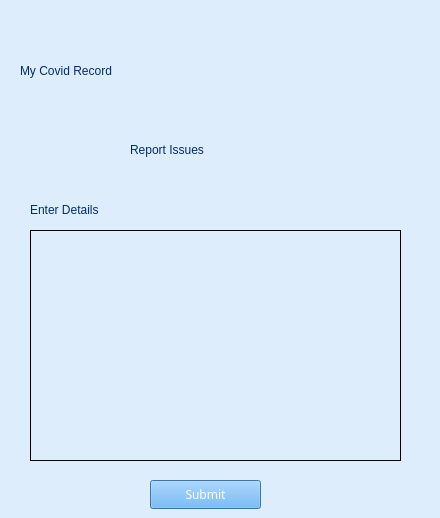
   <widget class="QWidget" name="reportPage">
    <property name="styleSheet">
     <string notr="true">background-color: rgb(221, 237, 251);</string>
    </property>
    <widget class="QLabel" name="myCovidRecordLabel_9">
     <property name="geometry">
      <rect>
       <x>20</x>
       <y>20</y>
       <width>211</width>
       <height>101</height>
      </rect>
     </property>
     <property name="styleSheet">
      <string notr="true">font: 700 16pt &quot;Fira Sans&quot;;
color: rgb(0, 46, 110);</string>
     </property>
     <property name="text">
      <string>My Covid Record</string>
     </property>
    </widget>
    <widget class="QLabel" name="topLogoLabel_2">
     <property name="geometry">
      <rect>
       <x>270</x>
       <y>40</y>
       <width>161</width>
       <height>81</height>
      </rect>
     </property>
     <property name="text">
      <string>&lt;html&gt;&lt;head/&gt;&lt;body&gt;&lt;p&gt;&lt;img src=&quot;:/IconsAndImages/MOHLOgo.svg&quot;/&gt;&lt;/p&gt;&lt;/body&gt;&lt;/html&gt;</string>
     </property>
    </widget>
    <widget class="QLabel" name="textLabel_2">
     <property name="geometry">
      <rect>
       <x>130</x>
       <y>140</y>
       <width>151</width>
       <height>20</height>
      </rect>
     </property>
     <property name="styleSheet">
      <string notr="true">font: 700 14pt &quot;Fira Sans&quot; rgb(85, 170, 255);
color: rgb(0, 46, 110);
</string>
     </property>
     <property name="text">
      <string>Report Issues</string>
     </property>
    </widget>
    <widget class="QTextEdit" name="textEdit">
     <property name="geometry">
      <rect>
       <x>30</x>
       <y>230</y>
       <width>371</width>
       <height>231</height>
      </rect>
     </property>
     <property name="frameShape">
      <enum>QFrame::Box</enum>
     </property>
     <property name="frameShadow">
      <enum>QFrame::Plain</enum>
     </property>
    </widget>
    <widget class="QLabel" name="textLabel_3">
     <property name="geometry">
      <rect>
       <x>30</x>
       <y>200</y>
       <width>151</width>
       <height>20</height>
      </rect>
     </property>
     <property name="styleSheet">
      <string notr="true">font: 700 12pt &quot;Fira Sans&quot; rgb(85, 170, 255);
color: rgb(0, 46, 110);
</string>
     </property>
     <property name="text">
      <string>Enter Details</string>
     </property>
    </widget>
    <widget class="QLabel" name="label">
     <property name="geometry">
      <rect>
       <x>370</x>
       <y>190</y>
       <width>31</width>
       <height>31</height>
      </rect>
     </property>
     <property name="text">
      <string>&lt;html&gt;&lt;head/&gt;&lt;body&gt;&lt;p&gt;&lt;img src=&quot;:/IconsAndImages/attachsquare.png&quot;/&gt;&lt;/p&gt;&lt;/body&gt;&lt;/html&gt;</string>
     </property>
    </widget>
    <widget class="QPushButton" name="loginButton2_7">
     <property name="geometry">
      <rect>
       <x>150</x>
       <y>480</y>
       <width>111</width>
       <height>29</height>
      </rect>
     </property>
     <property name="font">
      <font>
       <family>Fira Sans</family>
      </font>
     </property>
     <property name="autoFillBackground">
      <bool>false</bool>
     </property>
     <property name="styleSheet">
      <string notr="true">background-color: rgb(85, 163, 235);
color: rgb(255, 255, 255);</string>
     </property>
     <property name="text">
      <string>Submit</string>
     </property>
    </widget>
   </widget>
